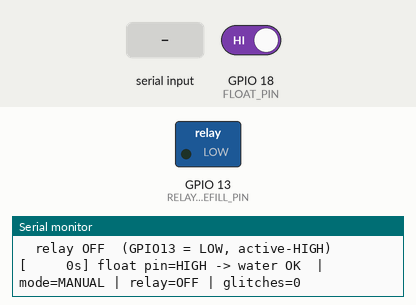
This sketch was run on a simulated ESP32. Shown: switched loads named in the sketch (green lamp = pin HIGH), the last lines printed to the serial monitor. Inputs (shaded band) come from the test bench; at power-on: GPIO 18 (FLOAT_PIN) HIGH.

Above: at 1.5 s.
1.6 s: "1" received over Serial
At 2.4 s:
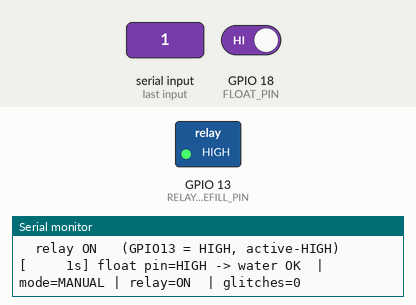
3.1 s: GPIO 18 (FLOAT_PIN) driven LOW
4.8 s: "0" received over Serial
At 6.0 s:
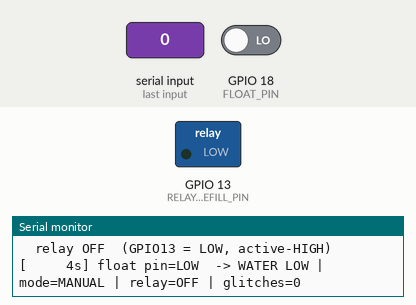
6.3 s: "a" received over Serial
At 7.2 s:
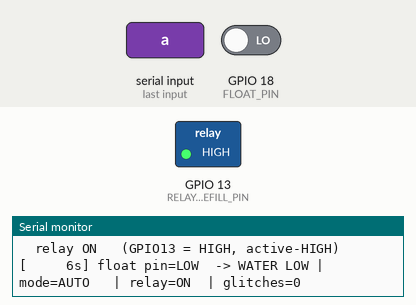
7.8 s: "m" received over Serial
At 8.3 s:
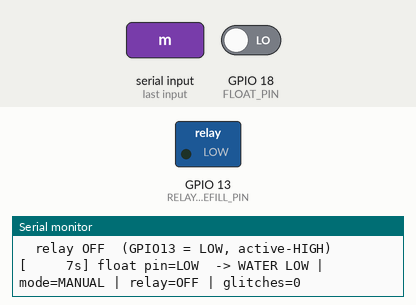
9.3 s: GPIO 18 (FLOAT_PIN) driven HIGH
Timing chart, 0 to 12.3 s (numbered marks = the images above; inputs shaded):
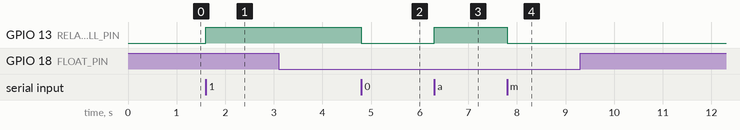

Measured:
- after the input at 1.6 s, GPIO 13 (RELAY_REFILL_PIN): LOW → HIGH at once
- after the input at 4.8 s, GPIO 13 (RELAY_REFILL_PIN): HIGH → LOW at once
- after the input at 6.3 s, GPIO 13 (RELAY_REFILL_PIN): LOW → HIGH at once
- after the input at 7.8 s, GPIO 13 (RELAY_REFILL_PIN): HIGH → LOW at once

The sketch:

refill_pump_debug.ino
```cpp
// Refill pump debug for the body ESP32.
// Finds out why the refill pump turns on by itself.
//
// Wiring (same as the original firmware):
//   Float switch: GPIO18 and GND
//   Refill relay IN: GPIO13   (relay VCC 5V, GND to ESP32 GND)
//
// Open Serial Monitor at 115200 baud and type a command, then press Enter:
//   0  relay OFF         (pump must stop)
//   1  relay ON          (pump must run)
//   a  auto: pump follows the float (water low = pump ON)
//   m  manual: pump ignores the float (starts here, relay OFF)
//   i  flip relay logic (active-HIGH <-> active-LOW) and test again
//
// The sketch also prints:
//   - why the ESP32 last restarted (BROWNOUT = power dip when the pump starts)
//   - every float change, and "glitches" (changes shorter than 200 ms = noise)

#define FLOAT_PIN         18
#define RELAY_REFILL_PIN  13

const unsigned long DEBOUNCE_MS = 200;

bool relayActiveHigh = true;   // original firmware: RELAY_ON = HIGH
bool autoMode = false;
bool relayOn = false;

bool lowWater = false;
bool lastRaw = false;
unsigned long rawChangedAt = 0;
unsigned long glitches = 0;
unsigned long lastStatus = 0;

const char *resetReasonText() {
  switch (esp_reset_reason()) {
    case ESP_RST_POWERON:  return "POWER ON (normal)";
    case ESP_RST_SW:       return "SOFTWARE restart";
    case ESP_RST_PANIC:    return "CRASH (panic)";
    case ESP_RST_INT_WDT:
    case ESP_RST_TASK_WDT:
    case ESP_RST_WDT:      return "WATCHDOG (code froze)";
    case ESP_RST_BROWNOUT: return "BROWNOUT (voltage dropped! check power)";
    case ESP_RST_EXT:      return "EN/RESET button";
    default:               return "other";
  }
}

void writeRelay(bool on) {
  relayOn = on;
  bool level = relayActiveHigh ? on : !on;
  digitalWrite(RELAY_REFILL_PIN, level ? HIGH : LOW);
  Serial.printf("  relay %s  (GPIO13 = %s, %s)\n",
                on ? "ON " : "OFF", level ? "HIGH" : "LOW",
                relayActiveHigh ? "active-HIGH" : "active-LOW");
}

bool readRawLow() { return digitalRead(FLOAT_PIN) == LOW; }

void printStatus() {
  Serial.printf("[%6lus] float pin=%s -> %s | mode=%s | relay=%s | glitches=%lu\n",
                millis() / 1000,
                readRawLow() ? "LOW " : "HIGH",
                lowWater ? "WATER LOW" : "water OK ",
                autoMode ? "AUTO  " : "MANUAL",
                relayOn ? "ON " : "OFF",
                glitches);
}

void setup() {
  // Drive the relay OFF as early as possible.
  pinMode(RELAY_REFILL_PIN, OUTPUT);
  digitalWrite(RELAY_REFILL_PIN, relayActiveHigh ? LOW : HIGH);
  pinMode(FLOAT_PIN, INPUT_PULLUP);

  Serial.begin(115200);
  delay(300);
  Serial.println();
  Serial.println("=== Refill pump debug ===");
  Serial.printf("Last restart: %s\n", resetReasonText());
  Serial.println("Commands: 0=OFF 1=ON a=auto m=manual i=flip relay logic");
  Serial.println("Starting in MANUAL with the relay OFF. The pump must be stopped now.");

  lastRaw = readRawLow();
  lowWater = lastRaw;
  writeRelay(false);
  printStatus();
}

void handleCommand(char c) {
  switch (c) {
    case '0': autoMode = false; Serial.println("> manual, OFF"); writeRelay(false); break;
    case '1': autoMode = false; Serial.println("> manual, ON");  writeRelay(true);  break;
    case 'a': autoMode = true;  Serial.println("> AUTO: pump follows the float"); writeRelay(lowWater); break;
    case 'm': autoMode = false; Serial.println("> manual, OFF"); writeRelay(false); break;
    case 'i':
      relayActiveHigh = !relayActiveHigh;
      Serial.printf("> relay logic is now %s\n", relayActiveHigh ? "active-HIGH" : "active-LOW");
      writeRelay(relayOn);
      break;
    default: return;
  }
  printStatus();
}

void loop() {
  while (Serial.available()) handleCommand((char)tolower(Serial.read()));

  bool raw = readRawLow();
  if (raw != lastRaw) {
    // A change that flips back before DEBOUNCE_MS is counted as a glitch.
    if (millis() - rawChangedAt < DEBOUNCE_MS) glitches++;
    lastRaw = raw;
    rawChangedAt = millis();
  }

  if (raw != lowWater && millis() - rawChangedAt >= DEBOUNCE_MS) {
    lowWater = raw;
    Serial.printf("FLOAT CHANGED -> %s\n", lowWater ? "WATER LOW" : "water OK");
    if (autoMode) writeRelay(lowWater);
    printStatus();
  }

  if (millis() - lastStatus >= 3000) {
    lastStatus = millis();
    printStatus();
  }
  delay(5);
}
```
